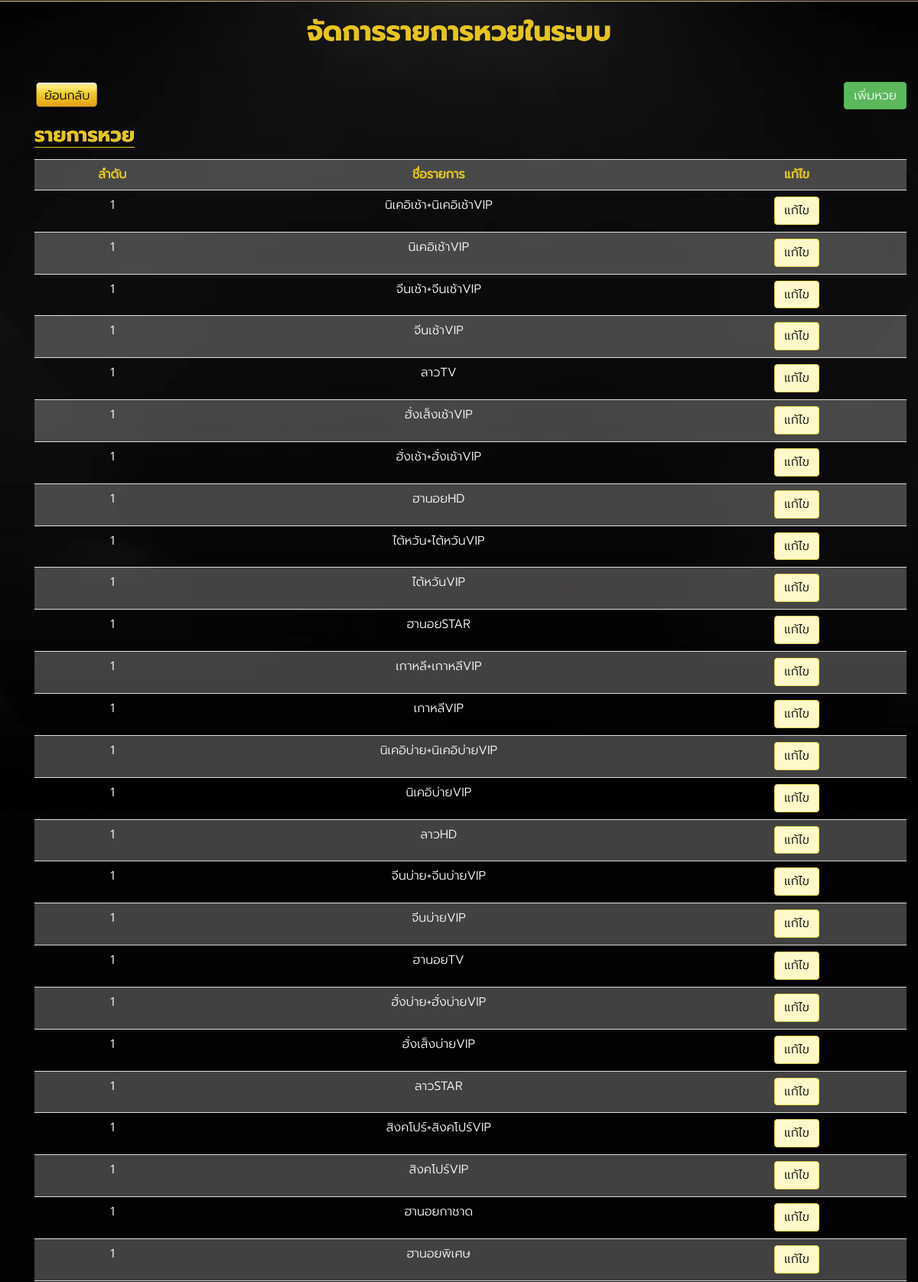
/backend/huay/list (signed in, upper part), run on the app's committed database.
### huayrandom/models.py (models this page shows)
class HuayListModel(models.Model):
    short_name = models.CharField(default='None', max_length=255)
    order_number = models.IntegerField(default=1,)
    full_name = models.CharField(default='None', max_length=255)
    page_name = models.CharField(default='None', max_length=255)
    time = models.TimeField()
    link = models.CharField(default='None', max_length=255)
    def __str__(self):
        return self.short_name

### huayrandom/views.py (the view)
@login_required
def ListHuay(request):
    context = {}
    huayListObject = HuayListModel.objects.all().order_by('order_number')
    context['huayListObject'] = huayListObject
    return render(request, 'huay_list/list_huay.html', context)

### huayrandom/templates/huay_list/list_huay.html (shortened to what this page needs)
{% extends 'component/layout.html' %}
{%block content%}
<div class="wrap">
  <section class="slot-home-body">
    <div class="container">
      <div>
        <h1 class="shine-text big-font text-center">จัดการรายการหวยในระบบ</h1>
      </div>
      <section class="content">
        <div class="container">
          <div class="row">
            <div class="col-sm-6 text-left d-block">
              <a href="/backend/" class="btn btn-default">ย้อนกลับ</a>
            </div>
            <div class="col-sm-6 text-right d-block">
              <a class="btn btn-success font-color-white" href="/backend/huay/add">เพิ่มหวย</a>
            </div>
          </div>
          <div class="slot-intro">
            <div class="d-flex justify-content-between">
              <div>
                <h3 class="title shine-text underline">รายการหวย</h3>
              </div>
            </div>
            <table class="table table-striped">
              <tr>
                <th class="text-center shine-text">ลำดับ</th>
                <th class="text-center shine-text">ชื่อรายการ</th>
                <th class="text-center shine-text">แก้ไข</th>
              </tr>
              {%for item in huayListObject%}
              <tr>
                <td class="text-center">
                  <div class="form-group">
                    {{item.order_number}}
                  </div>
                </td>
                <td class="text-center">
                  <div class="form-group">
                    {{item}}
                  </div>
                </td>
                <td class="text-center">
                  <a href="/backend/huay/edit/{{item.id}}" class="btn btn-yellow" style="color:black;">แก้ไข</a>
                </td>
              </tr>
              {%endfor%}
            </table>
          </div>
        </div>
      </section>
    </div>
    {%endblock content%}

### static/assets/css/style.css (style rules this page uses)
body { background: #030203; color: #fff; font-family: 'Prompt-Light'; font-size: 21px; }
h1, h2, h3 { color: #e6c41a; font-family: 'Prompt' }
h2.title, h3.title { font-size: 26px; border-bottom: 1px solid #e6c41a }
a { color: #fff; -moz-transition: ease .3s; -o-transition: ease .3s; -webkit-transition: ease .3s; transition: ease .3s }
.wrap { background: url("/static/images/background/bkg_livecasino.webp") top center no-repeat; padding-top: 1px }
.content { padding: 30px 0 0px }
.content a { color: #e6c41a }
.shine-text { background: linear-gradient(to right, #e6c41a 20%, #ffffff 40%, #ffffff 60%, #e6c41a 80%); background-size: 200% auto; color: #e6c41a; background-clip: text; text-fill-color: transparent; -webkit-background-clip: text; animation: shine 2s linear infinite; margin-bottom: 15px }
.slot-intro { font-size: 16px }
.btn { font-size: 22px }
.btn.btn-default { background: url("/static/images/component/btn_bg.webp") top center no-repeat; background-size: 100% 100%; border-color: transparent; color: #000 }

### static/assets/css/style-custom.css (style rules this page uses)
body { font-family: "Prompt-Light" !important; font-size: 10px; background-image: url("/static/images/background/bdg.webp"); }
.table-striped>tbody>tr:nth-of-type(odd) { background-color: #f9f9f940; }
.btn-yellow { color:#000; background-color: #FFF9CA; border-color:#e5d246; }
.text-left { text-align: left!important; }
.text-right { text-align: right!important; }
.d-block { display:block!important; }
.font-color-white { color:#ffffff!important; }
.btn { font-size: 16px; }
.d-flex { display: flex !important; }
.justify-content-between { justify-content: space-between; }
.row .col-lg-3, .row .col-md-4, .row .col-sm-6 { justify-content: center; display: flex; }

### data on the page
HuayListModel: order_number "1", short_name "นิเคอิเช้า+นิเคอิเช้าVIP"
HuayListModel: order_number "1", short_name "นิเคอิเช้าVIP"
HuayListModel: order_number "1", short_name "จีนเช้า+จีนเช้าVIP"
HuayListModel: order_number "1", short_name "จีนเช้าVIP"
HuayListModel: order_number "1", short_name "ลาวTV"
HuayListModel: order_number "1", short_name "ฮั่งเส็งเช้าVIP"
HuayListModel: order_number "1", short_name "ฮั่งเช้า+ฮั่งเช้าVIP"
HuayListModel: order_number "1", short_name "ฮานอยHD"
HuayListModel: order_number "1", short_name "ไต้หวัน+ไต้หวันVIP"
HuayListModel: order_number "1", short_name "ไต้หวันVIP"
HuayListModel: order_number "1", short_name "ฮานอยSTAR"
HuayListModel: order_number "1", short_name "เกาหลี+เกาหลีVIP"
HuayListModel: order_number "1", short_name "เกาหลีVIP"
HuayListModel: order_number "1", short_name "นิเคอิบ่าย+นิเคอิบ่ายVIP"
HuayListModel: order_number "1", short_name "นิเคอิบ่ายVIP"
HuayListModel: order_number "1", short_name "ลาวHD"
HuayListModel: order_number "1", short_name "จีนบ่าย+จีนบ่ายVIP"
HuayListModel: order_number "1", short_name "จีนบ่ายVIP"
HuayListModel: order_number "1", short_name "ฮานอยTV"
HuayListModel: order_number "1", short_name "ฮั่งบ่าย+ฮั่งบ่ายVIP"
HuayListModel: order_number "1", short_name "ฮั่งเส็งบ่ายVIP"
HuayListModel: order_number "1", short_name "ลาวSTAR"
HuayListModel: order_number "1", short_name "สิงคโปร์+สิงคโปร์VIP"
HuayListModel: order_number "1", short_name "สิงคโปร์VIP"
HuayListModel: order_number "1", short_name "ฮานอยกาชาด"
HuayListModel: order_number "1", short_name "ฮานอยพิเศษ"
